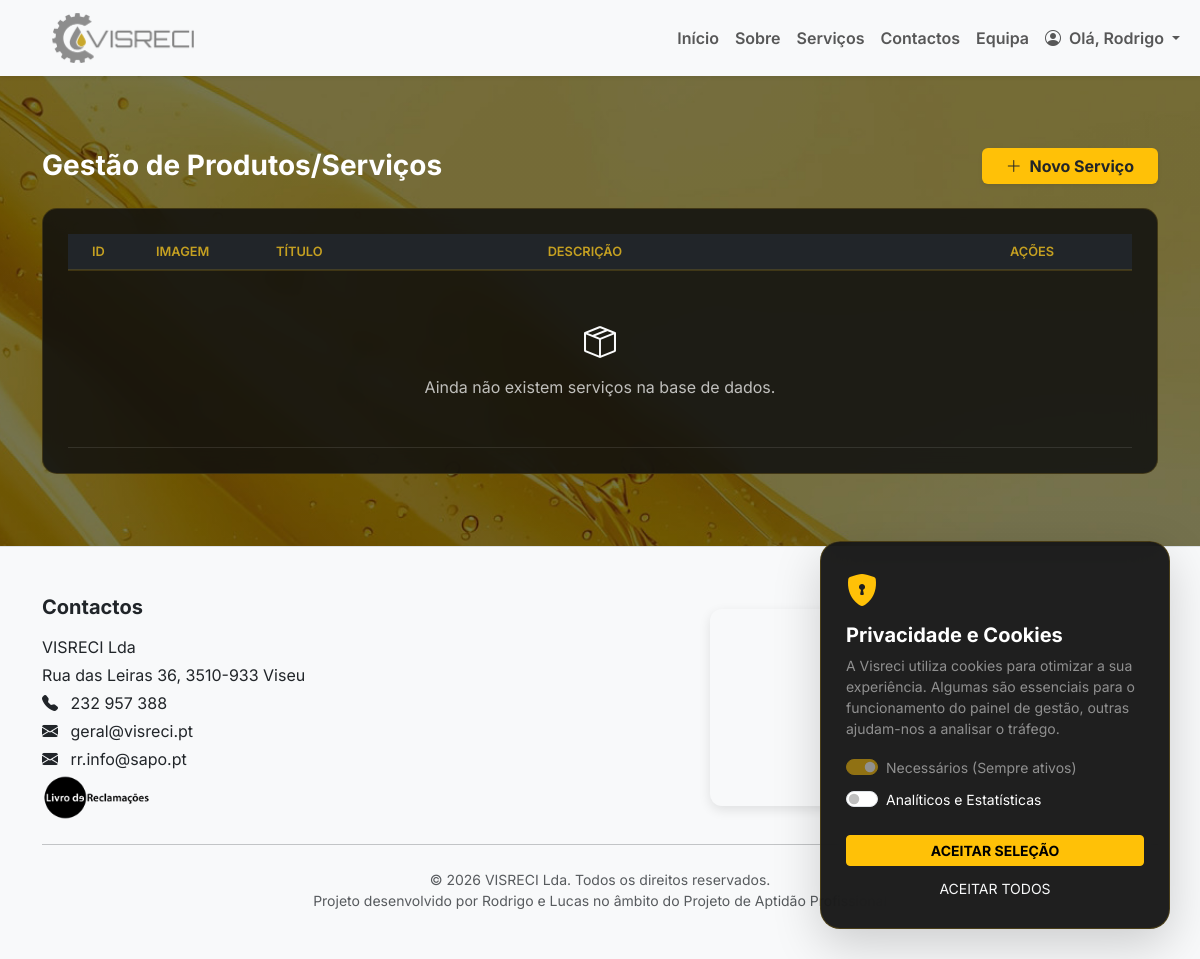
Page /admin/servicos?page=2 (signed in) on the earlier database version.
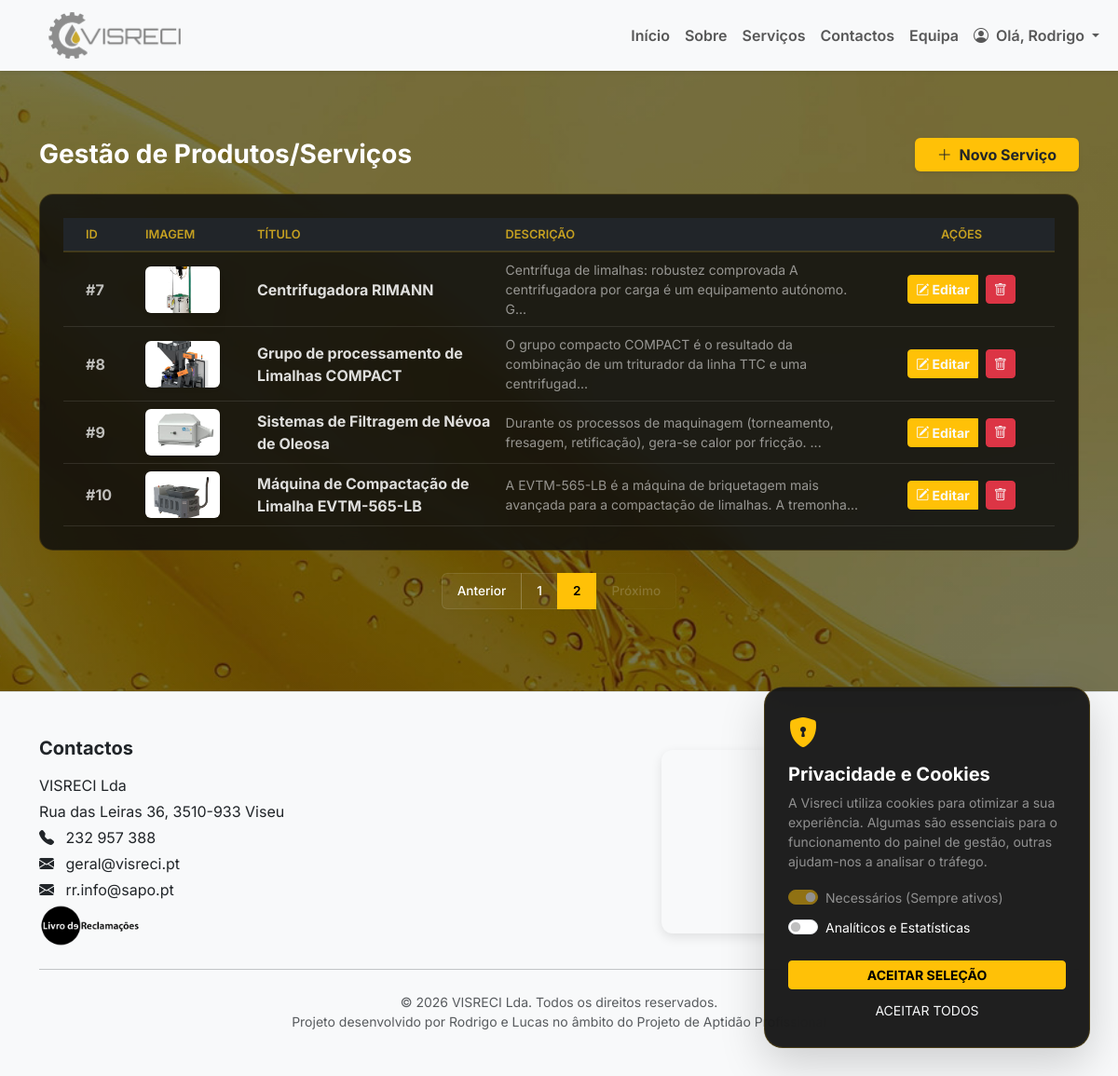
Same page on the later database version.
### tables this page shows
CREATE TABLE servicos (id INTEGER PRIMARY KEY AUTOINCREMENT, titulo TEXT, descricao TEXT, imagem TEXT, created_at DATETIME, titulo_en TEXT, descricao_en TEXT);

### app.py (the view)
@app.route("/admin/servicos")
@login_required
def admin_servicos():
    page = request.args.get('page', 1, type=int)
    per_page = 5
    offset = (page - 1) * per_page
    conn = get_connection()
    servicos = conn.execute("SELECT * FROM servicos ORDER BY id ASC LIMIT ? OFFSET ?", (per_page, offset)).fetchall()
    total = conn.execute("SELECT COUNT(*) FROM servicos").fetchone()[0]
    conn.close()
    total_pages = max(1, math.ceil(total / per_page))
    return render_template("admin_servicos.html", servicos=servicos, page=page, total_pages=total_pages)

### app.py (called while the page is built)
def get_connection():
    conn = sqlite3.connect("app.db", timeout=30)
    conn.row_factory = sqlite3.Row
    return conn

def login_required(view_func):
    @wraps(view_func)
    def wrapper(*args, **kwargs):
        if "user_id" not in session:
            return redirect(url_for("login"))
        return view_func(*args, **kwargs)
    return wrapper

@app.context_processor
def inject_translations():
    lang = session.get('lang', 'pt')
    return { 'lang': lang, 't': TRANSLATIONS.get(lang, TRANSLATIONS['pt']) }

### templates/admin_servicos.html (shortened to what this page needs)
{% extends "menu.html" %}
{% block content %}
<section class="py-4 mt-5">
    <div class="container">
        <div class="d-flex justify-content-between align-items-center mb-4">
            <h3 class="text-white fw-bold m-0">Gestão de Produtos/Serviços</h3>
            <a href="{{ url_for('admin_servico_novo') }}"
                class="btn btn-warning text-dark fw-bold shadow-sm px-4 btn-novo-servico">
                <i class="bi bi-plus-lg me-1"></i> Novo Serviço
            </a>
        </div>
        <div class="table-glass on-dark p-0 overflow-hidden">
            <div class="table-responsive">
                <table class="table table-hover align-middle mb-0 text-white">
                    <thead class="bg-dark">
                        <tr class="text-warning">
                            <th class="ps-4" style="width: 80px;">ID</th>
                            <th style="width: 120px;">IMAGEM</th>
                            <th>TÍTULO</th>
                            <th>DESCRIÇÃO</th>
                            <th class="text-center" style="width: 200px;">AÇÕES</th>
                        </tr>
                    </thead>
                    <tbody>
                        {% for s in servicos %}
                        <tr class="border-bottom border-secondary border-opacity-25">
                            <td class="ps-4 fw-bold text-muted">#{{ s.id }}</td>
                            <td>
                                {% if s.imagem %}
                                <img src="{{ s.imagem }}" alt="Serviço" class="rounded shadow-sm"
                                    style="width: 80px; height: 50px; object-fit: cover;">
                                {% else %}
                                <div class="bg-secondary rounded d-flex align-items-center justify-content-center"
                                    style="width: 80px; height: 50px;">
                                    <i class="bi bi-image text-white-50"></i>
                                </div>
                                {% endif %}
                            </td>
                            <td class="fw-bold">{{ s.titulo }}</td>
                            <td class="small opacity-75">{{ s.descricao[:100] }}{% if s.descricao|length > 100 %}...{%
                                endif %}</td>
                            <td class="text-center">
                                <div class="btn-group gap-2">
                                    <a href="{{ url_for('admin_servico_editar', servico_id=s.id) }}"
                                        class="btn btn-warning btn-sm fw-bold">
                                        <i class="bi bi-pencil-square"></i> Editar
                                    </a>
                                    <form action="{{ url_for('admin_servico_remover', servico_id=s.id) }}" method="POST"
                                        onsubmit="return confirm('Apagar este serviço permanentemente?');">
                                        <button type="submit" class="btn btn-danger btn-sm fw-bold">
                                            <i class="bi bi-trash"></i>
                                        </button>
                                    </form>
                                </div>
                            </td>
                        </tr>
                        {% else %}
                        <tr>
                            <td colspan="5" class="text-center py-5 text-muted italic">
                                <i class="bi bi-box-seam d-block mb-2 fs-2"></i>
                                Ainda não existem serviços na base de dados.
                            </td>
                        </tr>
                        {% endfor %}
                    </tbody>
                </table>
            </div>
        </div>
        {% if total_pages > 1 %}
        <nav class="mt-4">
            <ul class="pagination justify-content-center custom-pagination">
                <li class="page-item {{ 'disabled' if page == 1 }}">
                    <a class="page-link" href="{{ url_for('admin_servicos', page=page-1) }}">Anterior</a>
                </li>
                {% for p in range(1, total_pages + 1) %}
                <li class="page-item {{ 'active' if p == page }}">
                    <a class="page-link" href="{{ url_for('admin_servicos', page=p) }}">{{ p }}</a>
                </li>
                {% endfor %}
                <li class="page-item {{ 'disabled' if page == total_pages }}">
                    <a class="page-link" href="{{ url_for('admin_servicos', page=page+1) }}">Próximo</a>
                </li>
            </ul>
        </nav>
        {% endif %}
    </div>
</section>
{% endblock %}

### templates/menu.html (shortened to what this page needs)
<!doctype html>
<html lang="pt">
<head>
    <link href="https://cdn.jsdelivr.net/npm/bootstrap@5.3.2/dist/css/bootstrap.min.css" rel="stylesheet">
    <link rel="stylesheet" href="https://cdn.jsdelivr.net/npm/bootstrap-icons@1.11.3/font/bootstrap-icons.min.css">
    <link rel="stylesheet" href="/CSS/style.css">
</head>
<body class="{% block body_class %}{% endblock %}">
    <nav class="navbar navbar-expand-lg navbar-light bg-light shadow-sm sticky-top">
        <div class="container-fluid">
            <a class="navbar-brand mx-auto mx-lg-0 d-flex align-items-center" href="{{ url_for('index') }}">
                <img src="/IMG/Logo Principal 2 ( Sem Letras ).png" alt="Visreci Logo" class="logo-navbar"
                    style="max-height: 50px;">
            </a>
            <div class="collapse navbar-collapse" id="menuNav">
                <div class="collapse navbar-collapse" id="menuNav">
                    <ul class="navbar-nav ms-auto mb-2 mb-lg-0 fw-semibold">
                        <li class="nav-item"><a class="nav-link" href="{{ url_for('index') }}">Início</a></li>
                        <li class="nav-item"><a class="nav-link" href="{{ url_for('sobre') }}">Sobre</a></li>
                        <li class="nav-item"><a class="nav-link" href="{{ url_for('servicos') }}">Serviços</a></li>
                        <li class="nav-item"><a class="nav-link" href="{{ url_for('contactos') }}">Contactos</a></li>
                        <li class="nav-item"><a class="nav-link" href="{{ url_for('equipa') }}">Equipa</a></li>
                        {% if session.get("user_id") %}
                        <li class="nav-item dropdown">
                            <a class="nav-link dropdown-toggle" href="#" role="button" data-bs-toggle="dropdown">
                                <i class="bi bi-person-circle me-1"></i> Olá, {{ session.get("user_name") }}
                            </a>
                        </li>
                        {% else %}
                        <li class="nav-item">
                            <a class="nav-link" href="{{ url_for('login') }}">
                                <i class="bi bi-lock-fill me-1"></i> Área Reservada
                            </a>
                        </li>
                        {% endif %}
                    </ul>
                </div>
            </div>
    </nav>
    <main>
        {% block content %}{% endblock %}
    </main>
    <footer class="bg-light text-dark text-center text-md-start py-5 mt-5 border-top">
        <div class="container">
            <div class="row align-items-center">
                <div class="col-md-6 mb-4 mb-md-0">
                    <h5 class="fw-bold mb-3">Contactos</h5>
                    <p class="mb-1">VISRECI Lda</p>
                    <p class="mb-1">Rua das Leiras 36, 3510-933 Viseu</p>
                    <p class="mb-1"><i class="bi bi-telephone-fill me-2"></i> 232 957 388</p>
                    <p class="mb-1"><i class="bi bi-envelope-fill me-2"></i> geral@visreci.pt</p>
                    <p class="mb-1"><i class="bi bi-envelope-fill me-2"></i> rr.info@sapo.pt</p>
                    <a href="https://www.livroreclamacoes.pt/Pedido/Reclamacao" target="_blank"
                        rel="noopener noreferrer"
                        class="text-warning text-decoration-none small fw-bold d-flex align-items-center">
                        <img src="{{ url_for('static', filename='IMG/logo_LRE_preto positivo.png') }}"
                            alt="Livro de Reclamações" style="height: 45px; width: auto;" class="me-2">
                    </a>
                </div>
                <div class="col-md-6 d-flex justify-content-center">
                </div>
            </div>
            <hr class="my-4">
            <div class="text-center small text-muted">
                © 2026 VISRECI Lda. Todos os direitos reservados.
            </div>
            <div class="text-center small text-muted">
                Projeto desenvolvido por Rodrigo e Lucas no âmbito do Projeto de Aptidão Profissional
            </div>
        </div>
    </footer>
    <div id="cookie-consent" class="cookie-modal shadow-lg" style="display: none;">
        <div class="cookie-content">
            <div class="cookie-header">
                <i class="bi bi-shield-lock-fill text-warning fs-2"></i>
                <h5 class="text-white mt-2 fw-bold">Privacidade e Cookies</h5>
            </div>
            <div class="cookie-body">
                <p class="text-white-50 small">
                    A Visreci utiliza cookies para otimizar a sua experiência. Algumas são essenciais para o
                    funcionamento do painel de gestão, outras ajudam-nos a analisar o tráfego.
                </p>
                <div class="cookie-options">
                    <div class="form-check form-switch mb-2">
                        <input class="form-check-input" type="checkbox" id="cookies-essenciais" checked disabled>
                        <label class="form-check-label text-white small" for="cookies-essenciais">Necessários (Sempre
                            ativos)</label>
                    </div>
                    <div class="form-check form-switch mb-2">
                        <input class="form-check-input" type="checkbox" id="cookies-analiticos">
                        <label class="form-check-label text-white small" for="cookies-analiticos">Analíticos e
                            Estatísticas</label>
                    </div>
                </div>
            </div>
            <div class="cookie-footer d-grid gap-2 mt-4">
                <button onclick="saveConsent()" class="btn btn-warning fw-bold btn-sm">ACEITAR SELEÇÃO</button>
                <button onclick="acceptAllCookies()" class="btn btn-outline-light btn-sm border-0">ACEITAR
                    TODOS</button>
            </div>
        </div>
    </div>
</body>
</html>

### CSS/style.css (style rules this page uses)
:root { --vis-accent: #ffc107; --vis-accent-hover: #e0a800; --vis-text: #f9fafb; --vis-muted: rgba(255, 255, 255, .72); --vis-glass: rgba(255, 255, 255, .12); --vis-glass-2: rgba(255, 255, 255, .08); --vis-glass-border: rgba(255, 255, 255, .18); --vis-shadow: 0 20px 60px rgba(0, 0, 0, .35); --vis-shadow-soft: 0 10px 30px rgba(0, 0, 0, .20); }
body { margin: 0; padding: 0; font-family: 'Inter', sans-serif; min-height: 100vh; background: none; }
body::before { content: ""; position: fixed; inset: 0; z-index: -1; background: linear-gradient(rgba(0, 0, 0, 0.25), rgba(0, 0, 0, 0.25)), url('../IMG/fundo.jpg') no-repeat center center; background-size: cover; backdrop-filter: blur(1.5px); -webkit-backdrop-filter: blur(1.5px); background-attachment: scroll; }
section { scroll-margin-top: 100px; }
.navbar { padding-top: 0.5rem; padding-bottom: 0.5rem; z-index: 1030; }
.logo-navbar { height: 70px; width: auto; margin-left: 40px; }
.navbar-brand { display: flex; align-items: center; }
footer { background-color: rgba(248, 249, 250, 0.95); backdrop-filter: blur(5px); -webkit-backdrop-filter: blur(5px); }
.on-dark, .on-dark * { color: var(--vis-text); }
.on-dark .text-muted { color: var(--vis-muted) !important; }
.table-glass { background: rgba(0, 0, 0, .35); border: 1px solid rgba(255, 255, 255, .16); border-radius: 18px; overflow: hidden; }
.table-glass .table { --bs-table-bg: transparent; --bs-table-color: rgba(255, 255, 255, .86); --bs-table-border-color: rgba(255, 255, 255, .10); --bs-table-striped-bg: rgba(255, 255, 255, .06); --bs-table-hover-bg: rgba(255, 255, 255, .08); }
.table-glass thead { background: rgba(255, 255, 255, .10); }
.table-glass th { color: rgba(255, 255, 255, .92) !important; border-color: rgba(255, 255, 255, .14) !important; }
.table-glass td { color: rgba(255, 255, 255, .86) !important; border-color: rgba(255, 255, 255, .10) !important; }
.table-glass .text-muted, .table-glass .small, .table-glass small { color: rgba(255, 255, 255, .72) !important; }
.table-glass.on-dark { background: rgba(15, 15, 15, 0.85) !important; backdrop-filter: blur(12px); -webkit-backdrop-filter: blur(12px); border-radius: 15px; border: 1px solid rgba(197, 160, 33, 0.2); padding: 25px !important; }
.table thead th { color: #c5a021 !important; font-weight: 600; text-transform: uppercase; font-size: 0.8rem; border-bottom: 2px solid rgba(197, 160, 33, 0.2) !important; }
.custom-pagination .page-link { background: rgba(255, 255, 255, 0.05) !important; border: 1px solid rgba(255, 255, 255, 0.1) !important; color: #ffffff !important; padding: 8px 16px !important; font-size: 0.85rem !important; font-weight: 500 !important; transition: all 0.3s ease; box-shadow: none !important; }
.custom-pagination .page-item.active .page-link { background: #ffc107 !important; color: #000000 !important; border-color: #ffc107 !important; font-weight: 600 !important; }
.custom-pagination .page-item.disabled .page-link { background: rgba(255, 255, 255, 0.02) !important; color: rgba(255, 255, 255, 0.3) !important; border-color: rgba(255, 255, 255, 0.05) !important; opacity: 0.6; }

### templates/menu.html (style rules this page uses)
html, body { height: 100%; }
body { display: flex; flex-direction: column; }
main { flex: 1 0 auto; }
footer { flex-shrink: 0; }
.cookie-modal { position: fixed; bottom: 30px; right: 30px; width: 350px; background: rgba(20, 20, 20, 0.95); backdrop-filter: blur(20px); border: 1px solid rgba(255, 193, 7, 0.2); border-radius: 20px; z-index: 10000; padding: 25px; color: white; }
.cookie-header i { animation: pulse 2s infinite; }
.form-check-input:checked { background-color: #ffc107; border-color: #ffc107; }

### templates/admin_servicos.html (style rules this page uses)
.table-glass { background: rgba(255, 255, 255, 0.05); backdrop-filter: blur(10px); border: 1px solid rgba(255, 255, 255, 0.1); border-radius: 15px; }
.btn-novo-servico { background-color: #ffc107 !important; border: none !important; transition: all 0.2s ease-in-out !important; }

Differences in the rows shown:
added servicos: id "7", imagem (picture), titulo "Centrifugadora RIMANN", descricao "Centrífuga de limalhas: robustez comprovada A centrifugadora por carga é um equipamento autónomo. G"
added servicos: id "8", imagem (picture), titulo "Grupo de processamento de Limalhas COMPACT", descricao "O grupo compacto COMPACT é o resultado da combinação de um triturador da linha TTC e uma centrifugad"
added servicos: id "9", imagem (picture), titulo "Sistemas de Filtragem de Névoa de Oleosa", descricao "Durante os processos de maquinagem (torneamento, fresagem, retificação), gera-se calor por fricção."
added servicos: id "10", imagem (picture), titulo "Máquina de Compactação de Limalha EVTM-565-LB", descricao "A EVTM-565-LB é a máquina de briquetagem mais avançada para a compactação de limalhas. A tremonha"
Other differences:
text no longer shown: "Ainda não existem serviços na base de dados."
text now shown: "Anterior Próximo"
new list line: "1"
new list line: "2"
